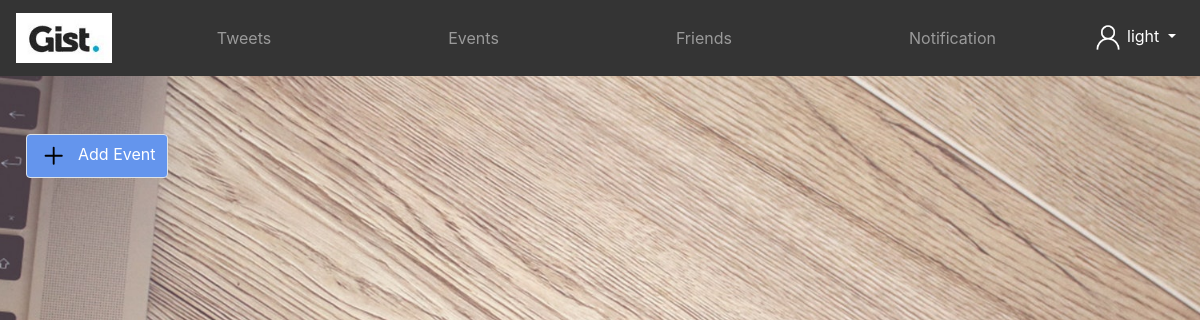
/events (signed in), run on an earlier commit of the app's database.
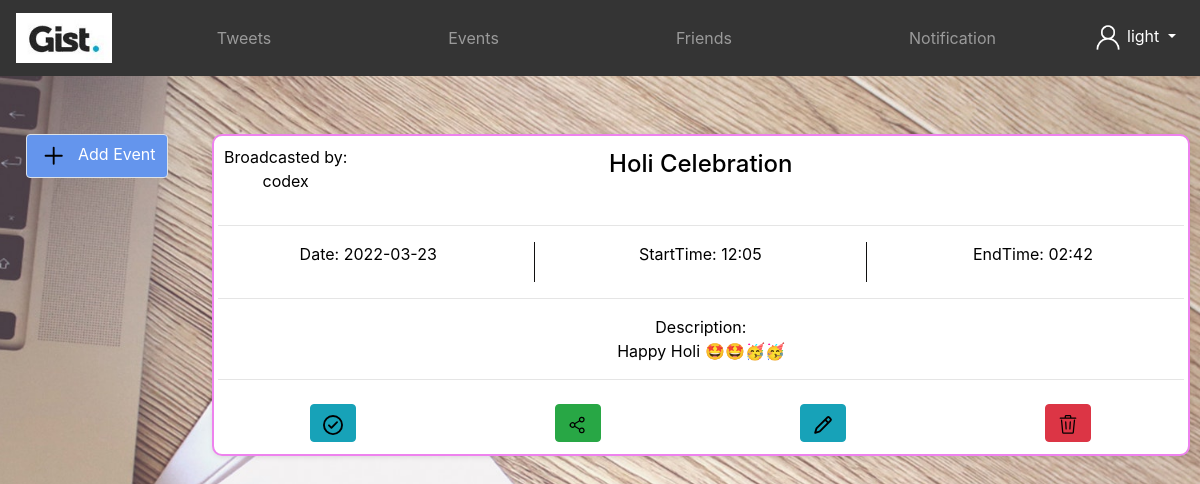
And on a later commit of the database.
### tables this page shows
CREATE TABLE "events" (
	"username"	TEXT,
	"eventName"	TEXT,
	"date"	DATE,
	"startTime"	TIME,
	"endTime"	TIME,
	"description"	TEXT,
	"eventId"	INTEGER,
	"share"	TEXT DEFAULT ' ',
	"done"	TEXT DEFAULT ' '
);

### main.py (the view, shortened to what this page needs)
@app.route('/events', methods = ['POST', 'GET'])
def events():
    if 'id' in session:
        events=fetchEvents(session['username'])
        frndRequests = fetchFriendRequests(session['username'])
        if(len(frndRequests) > 0):
            return render_template('events.html', username = session['username'], e=events, no=len(events), tempdate="1234", alert = len(frndRequests))
        return render_template('events.html', username = session['username'], e=events, no=len(events), tempdate="1234")
    else:
        return redirect('login')

### pydb.py (called while the page is built)
def fetchEvents(username):
    conn = sqlite3.connect('database.db')
    print("Opened database successfully")
    cur = conn.cursor()
    cur.execute("SELECT * from events WHERE username=:user order by date(date)asc,startTime asc;",{'user':username})
    row = cur.fetchall()
    final = []
    for i in row:
        str_time = i[2] + " " + i[4]
        date_time_obj = datetime.strptime(str_time, '%Y-%m-%d %H:%M')
        now = datetime.now()
        if date_time_obj > now:
            final.append(i)
    conn.close()
    print(final)
    return final

def fetchFriendRequests(username):
    con = sqlite3.connect('database.db')
    cur = con.cursor()
    cur.execute("SELECT * FROM frequest WHERE toUser = ?", (username, ))
    row = cur.fetchall()
    con.close()
    return row

### templates/events.html (shortened to what this page needs)
<!DOCTYPE html>
<html lang="en">
<head>
    <link rel="stylesheet" href="https://cdn.jsdelivr.net/npm/bootstrap@4.5.3/dist/css/bootstrap.min.css">
</head>
<body style="background: url(../static/mountain.jpg); background-size: 250vh;  background-repeat: no-repeat; background-position: center; background-attachment: fixed; overflow-x: hidden;">
  <nav class="navbar navbar-expand-md navbar-dark bg-blak sticky-top" style="background-color: rgba(52, 52, 52) !important;">
    <a class="navbar-brand text-white" href="/home"><img src="../static/assets/img/gist.jpg" height="50px"></a>
    <div class="collapse navbar-collapse" id="navmenu">
        <ul class="navbar-nav mx-auto">
            <li class="nav-item">
                <a href="/tweets" class="nav-link">
                    <center>
                        Tweets
                    </center>
                </a>
            </li>
        </ul>
        <ul class="navbar-nav mx-auto">
            <li class="nav-item">
                <a href="/events" class="nav-link">
                    <center>
                        Events
                    </center>
                </a>
        </ul>
        <ul class="navbar-nav mx-auto">
          <li class="nav-item">
              <a href="/friends" class="nav-link">
                  <center>
                      Friends
                  </center>
              </a>
          </li>
      </ul>
        <ul class="navbar-nav mx-auto">
          <li class="nav-item">
              <a href="/notifications" class="nav-link">
                  <center>
                      Notification {% if alert %}<span style="border-radius: 50%; width: 25px;" class="badge badge-danger">{{alert}}</span>{% endif %}
                  </center>
              </a>
          </li>
      </ul>
        <ul class="navbar-nav">
            <li class="nav-item dropdown text-center">
                <a class="nav-link dropdown-toggle text-white" href="#" id="navbarDropdown" role="button" data-toggle="dropdown" aria-haspopup="true" aria-expanded="false">
                    <img src="../static/assets/img/person.png" height="30px" width="30px">
                    {{session['username']}}
                </a>
            </li>
        </ul>
    </div>
</nav>
    <br>
    <br>
    <div style="margin: 10px;">
        <div class="row justify-content-center">
            <div class="col-lg-2 col-sm-12 text-center pb-5">
              <div class="position-fixed pl-3">
                <button type="button" style="background-color: cornflowerblue; color: white;" class="btn border btn-secondary" data-toggle="modal" data-target="#exampleModalCenter">
                  <svg xmlns="http://www.w3.org/2000/svg" viewBox="0 0 24 24" width="30" height="30"><path fill-rule="evenodd" d="M11.75 4.5a.75.75 0 01.75.75V11h5.75a.75.75 0 010 1.5H12.5v5.75a.75.75 0 01-1.5 0V12.5H5.25a.75.75 0 010-1.5H11V5.25a.75.75 0 01.75-.75z"></path></svg>&nbsp;&nbsp;Add Event
                </button>
              </div>
            </div>
            <div class="col-10">
              {% for data in e %}
              <div class="shadow-sm w-100 p-1" style="background-color: white; margin-bottom: 10px; color: black; border-radius: 10px; border: 2px solid violet;">
                  <div class="row text-center">
                    <div class="col-sm-2 text-center" style="margin-top: 5px;">
                          <p>{{data[7]}}</p>
                    </div>
                    <div class="col-sm-8 text-center" style="margin-top: 10px;">
                        <h4>{{data[1]}} </h4>
                    </div>
                    <div class="col-sm-2 text-center">
                    </div>
                  </div>
                  <hr>
                  <div class="row text-center">
                      <div class="col-sm-4" style="border-right: 1px solid rgb(17, 16, 16);">
                          <p>Date: {{data[2]}}</p>
                      </div>
                      <div class="col-sm-4" style="border-right: 1px solid rgb(17, 16, 16);">
                          <p>StartTime: {{data[3]}}</p>
                      </div>
                      <div class="col-sm-4">
                          <p>EndTime: {{data[4]}}</p>
                      </div>
                  </div>
                  <hr>
                  <div class="text-center">
                    <div class="col">
                      <p>Description:<br>{{data[5]}}</p>
                  </div>
                  </div>
                  <hr>
                  <div class="row p-2">
                    <div class="col" style="text-align: center;">
                      <form action="/done" method="POST">
                      <button type="submit" class="btn btn-info">
                        <svg xmlns="http://www.w3.org/2000/svg" viewBox="0 0 16 16" width="20" height="20"><path fill-rule="evenodd" d="M1.5 8a6.5 6.5 0 1113 0 6.5 6.5 0 01-13 0zM0 8a8 8 0 1116 0A8 8 0 010 8zm11.78-1.72a.75.75 0 00-1.06-1.06L6.75 9.19 5.28 7.72a.75.75 0 00-1.06 1.06l2 2a.75.75 0 001.06 0l4.5-4.5z"></path></svg>
                      </button>
                    </form>
                    </div>
                    <div class="col" style="text-align: center;">
                      <form action="/share" method="POST">
                      <button type="submit" class="btn btn-success">
                      </button>
                    </form>
                    </div>
                    <div class="col" style="text-align: center;">
                      <form action="/update" method="POST">
                      <button type="submit" class="btn btn-info">
                      </button>
                    </form>
                    </div>
                    <div class="col" style="text-align: center;">
                      <form action="/delete" method="POST">
                      <button type="submit" class="btn btn-danger">
                      </button>
                    </form>
                    </div>
                  </div>
              </div>
              {% endfor %}
            </div>
          </div>
        </div>
</body>
</html>

What changed in the data, as far as the page shows it:
added events: share "Broadcasted by: codex", eventName "Holi Celebration", date "2022-03-23", startTime "12:05", endTime "02:42", description "Happy Holi 🤩🤩🥳🥳"
